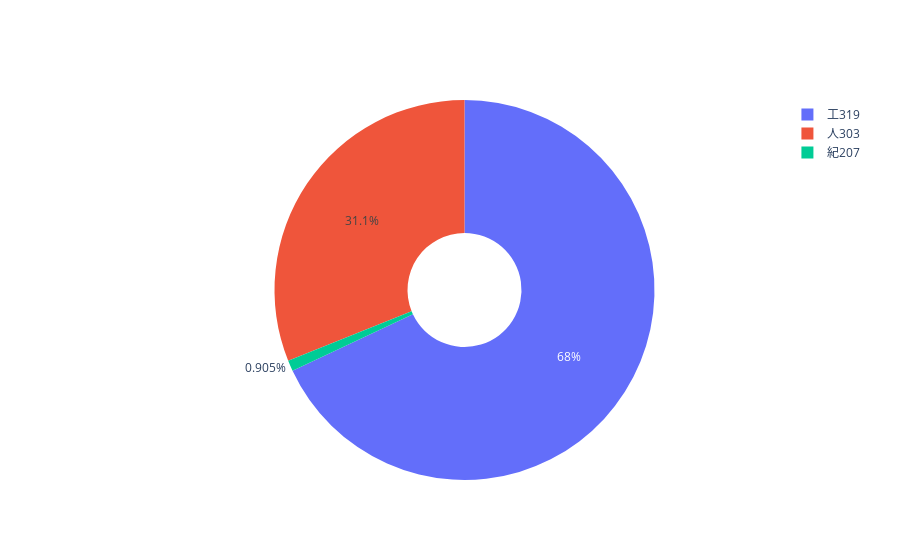

Write notebook code for a chart like this one.
### Code cell
# Use `hole` to create a donut-like pie chart
fig = go.Figure(data=[go.Pie(labels=dfPCUseCPU["RoomName"].to_list(), values=dfPCUseCPU["CPUTotal"].to_list(), hole=.3)])
fig.show()

### Figure 1 — Plotly figure (JSON) as saved in the notebook; plotly's stock layout.template omitted (floating-point values rounded to 4 significant figures)
{"data": [{"hole": 0.3, "labels": ["人303", "工319", "紀207"], "type": "pie", "values": [15516955213, 33954486909, 451800000.0]}], "layout": {}}
